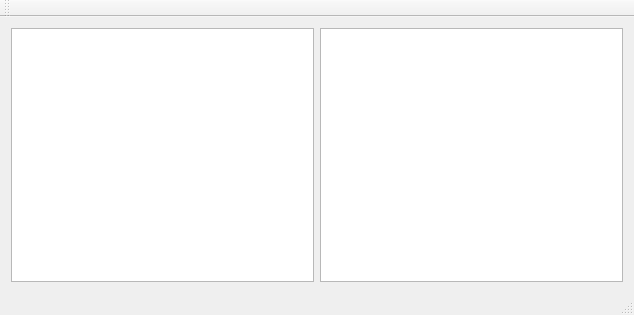
<?xml version="1.0" encoding="UTF-8"?>
<ui version="4.0">
 <class>MainWindow</class>
 <widget class="QMainWindow" name="MainWindow">
  <property name="geometry">
   <rect>
    <x>0</x>
    <y>0</y>
    <width>634</width>
    <height>315</height>
   </rect>
  </property>
  <property name="windowTitle">
   <string>Clipboard</string>
  </property>
  <widget class="QWidget" name="centralWidget">
   <layout class="QHBoxLayout" name="horizontalLayout">
    <item>
     <widget class="QListWidget" name="listWidget">
      <property name="alternatingRowColors">
       <bool>true</bool>
      </property>
      <property name="sortingEnabled">
       <bool>false</bool>
      </property>
     </widget>
    </item>
    <item>
     <widget class="QTextBrowser" name="textBrowser"/>
    </item>
   </layout>
  </widget>
  <widget class="QMenuBar" name="menuBar">
   <property name="geometry">
    <rect>
     <x>0</x>
     <y>0</y>
     <width>634</width>
     <height>22</height>
    </rect>
   </property>
  </widget>
  <widget class="QToolBar" name="mainToolBar">
   <attribute name="toolBarArea">
    <enum>TopToolBarArea</enum>
   </attribute>
   <attribute name="toolBarBreak">
    <bool>false</bool>
   </attribute>
  </widget>
  <widget class="QStatusBar" name="statusBar"/>
 </widget>
 <layoutdefault spacing="6" margin="11"/>
 <resources/>
 <connections/>
</ui>
